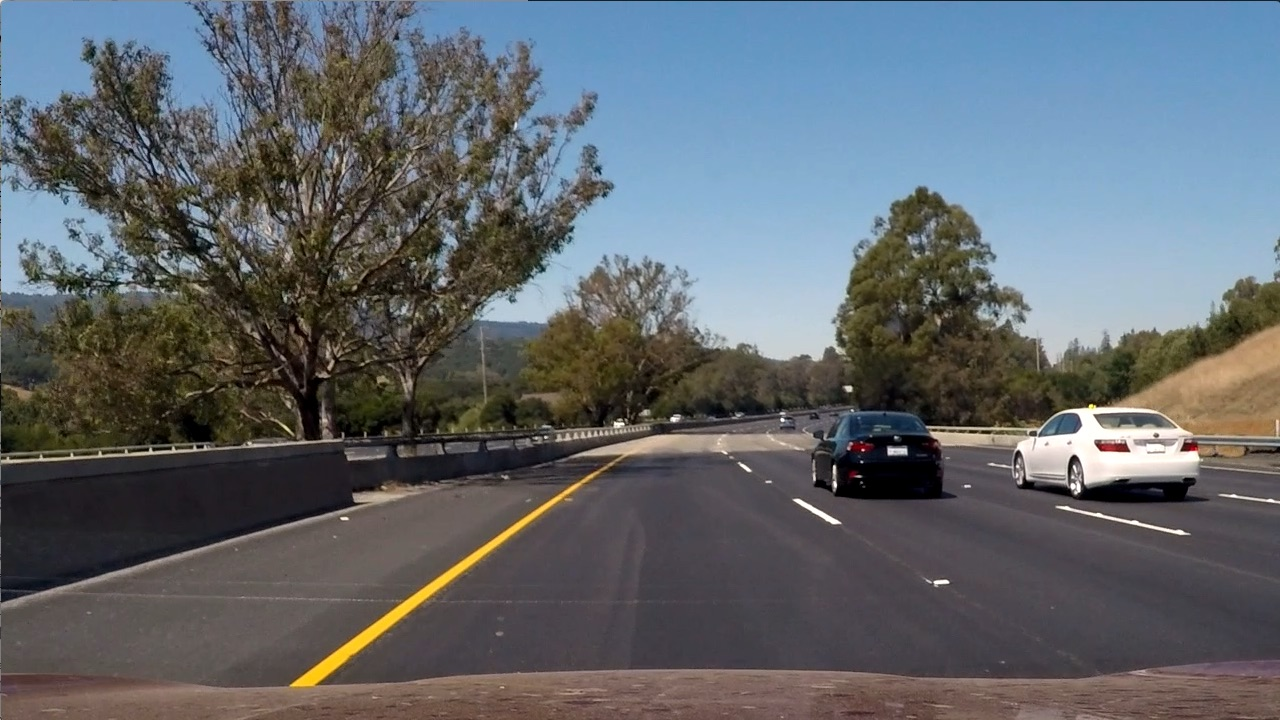
#> input picture test_images/test6.jpg, 1280 x 720 px
$ python color_space_4.py
#> lines starting #> are read from the running program, lines starting #| are printed output that depends on the picture; after the words box and inside, x2 and y2 are one past the last pixel; in counts of white or black regions, pixels touching at a corner belong together
import numpy as np
import cv2
import matplotlib.pyplot as plt
import matplotlib.image as mpimg


def hls_select(img, thresh=(0, 255), chan=2):
    hls = cv2.cvtColor(img, cv2.COLOR_RGB2HLS)

    channel = hls[:,:,2]
    if chan == 0:
        channel = hls[:,:,0]
    elif chan == 1:
        channel = hls[:,:,1]

    binary_output = np.zeros_like(channel)
    binary_output[(channel > thresh[0]) & (channel <= thresh[1])] = 1
    return binary_output

image = mpimg.imread('test_images/test6.jpg')
#> image is the input picture: shape (720, 1280, 3); mean R, G, B 97, 102.6, 107.9
s_binary = hls_select(image, thresh=(90, 255), chan=2)
#> in hls_select, `hls = cv2.cvtColor(img, cv2.COLOR_RGB2HLS)`: hls: shape (720, 1280, 3); mean of channels 0, 1, 2 76.7, 102.2, 57.5
#> in hls_select, `channel = hls[:,:,2]`:
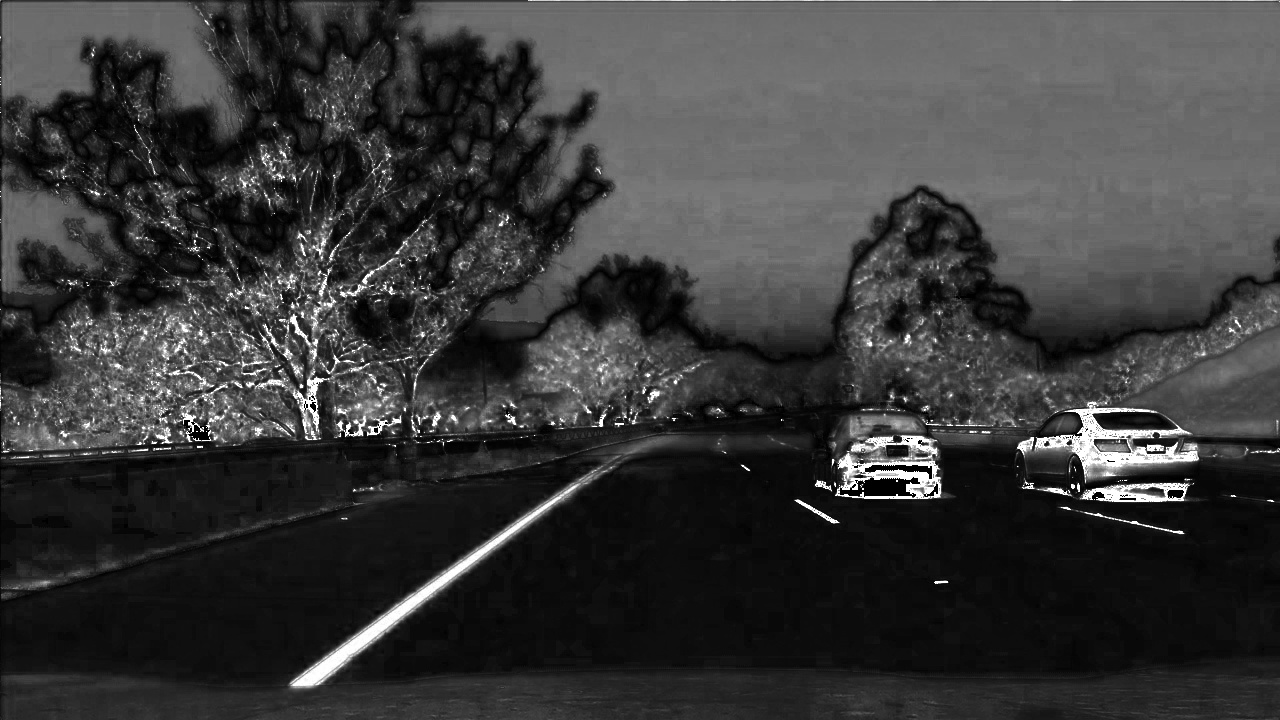
#> channel: shape (720, 1280); min 0, max 255, mean 57.5
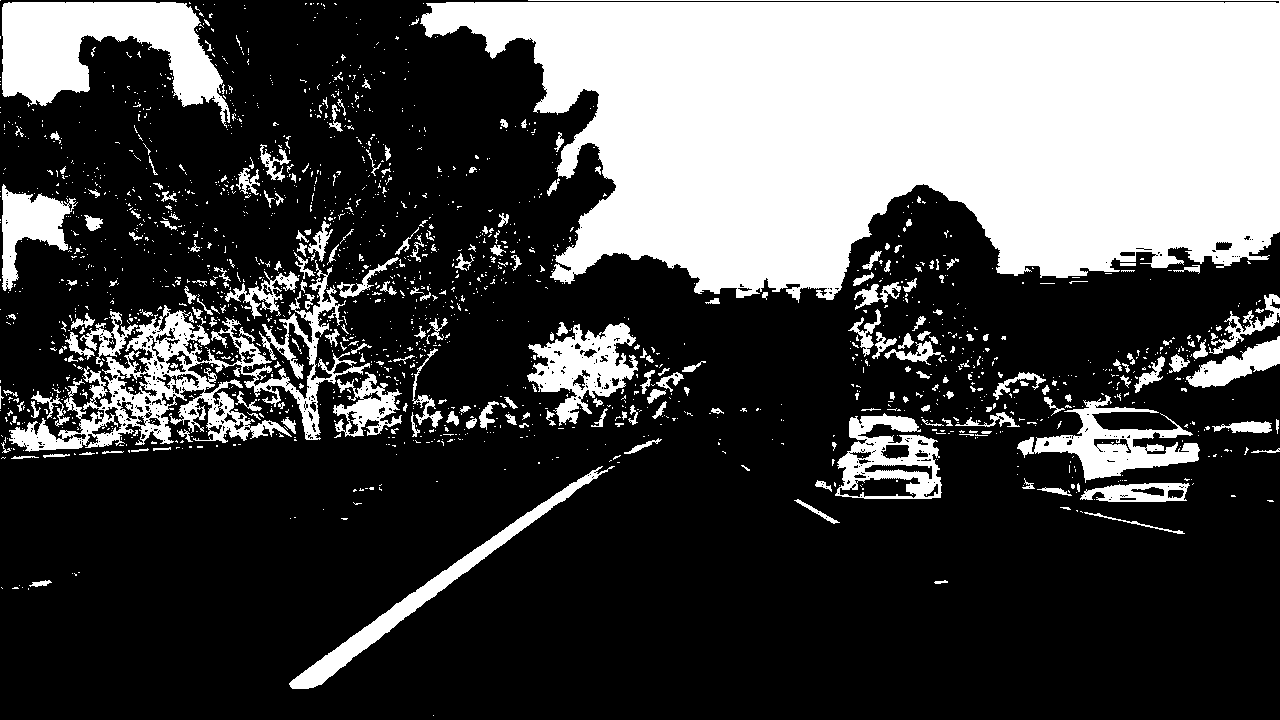
#> s_binary: shape (720, 1280); values 0 (black) and 1 (white), 29.6% white; 1863 white regions (1622 under 20 px), largest, box (x1, y1, x2, y2) and area: (420, 0, 1280, 303) 187403, (9, 260, 370, 452) 15586, (2, 2, 230, 128) 14787

f, (ax1, ax2) = plt.subplots(1, 2, figsize=(24, 9))
f.tight_layout()
ax1.imshow(image)
ax1.set_title('Original Image', fontsize=50)
ax2.imshow(s_binary, cmap='gray')
ax2.set_title('Thresholded S', fontsize=50)
plt.subplots_adjust(left=0.1, right=0.9, top=0.9, bottom=0.)
plt.show()
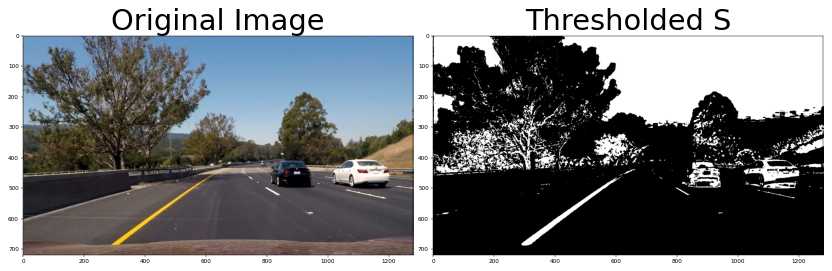
#> figure drawn by matplotlib, 2 panels

$ run again, with test_images/test1.jpg copied over test_images/test6.jpg
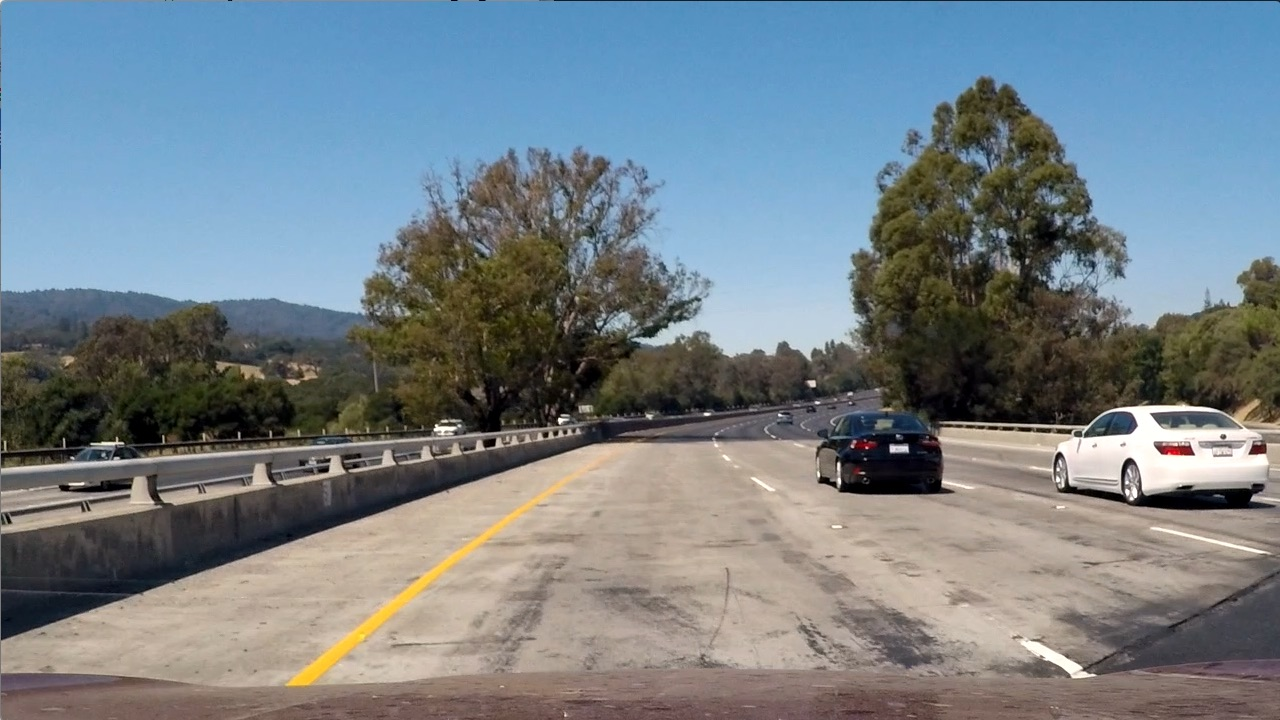
#> input picture test_images/test1.jpg, 1280 x 720 px
#> image is the input picture: shape (720, 1280, 3); mean R, G, B 117.5, 128.7, 135.5
#> hls: shape (720, 1280, 3); mean of channels 0, 1, 2 60.2, 126.7, 74.4
#> `s_binary = hls_select(image, thresh=(90, 255), chan=2)`:
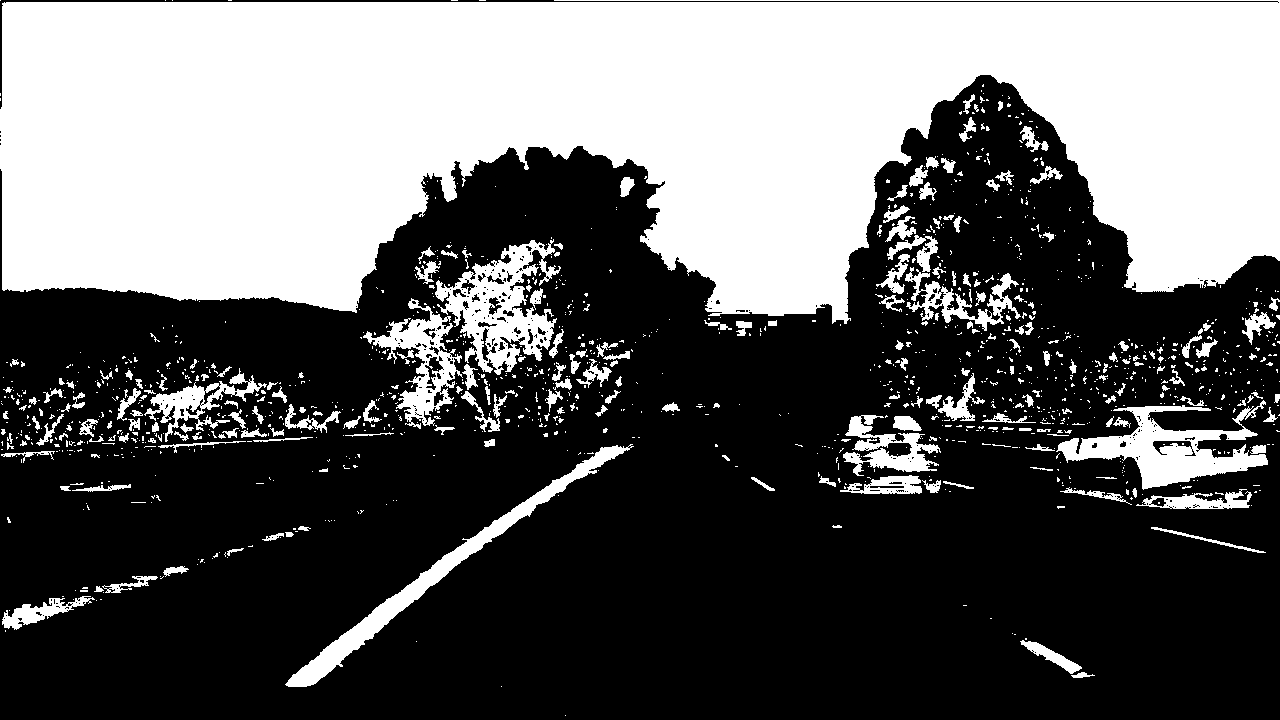
#> s_binary: shape (720, 1280); values 0 (black) and 1 (white), 38.8% white; 1339 white regions (1101 under 20 px), largest, box (x1, y1, x2, y2) and area: (0, 0, 1280, 324) 299026, (435, 239, 561, 375) 7257, (1056, 400, 1268, 490) 7165
#> `plt.show()`:
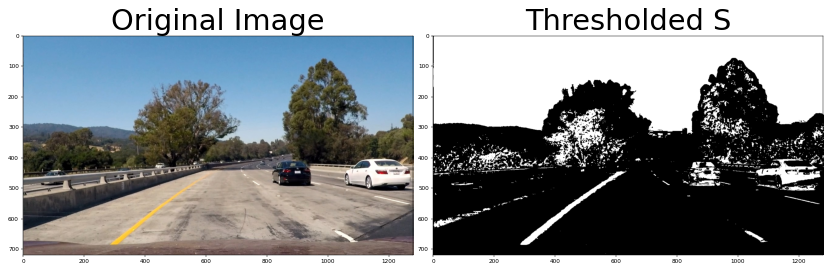
#> figure drawn by matplotlib, 2 panels

$ run again, with test_images/test2.jpg copied over test_images/test6.jpg
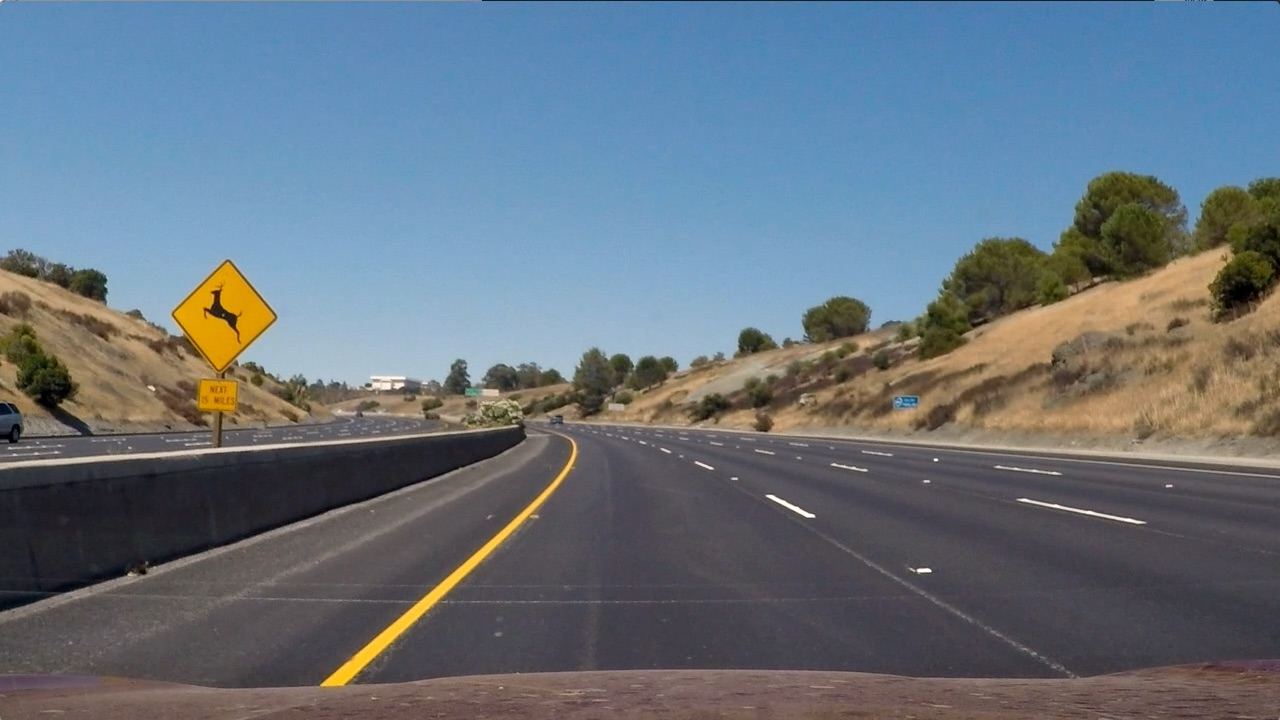
#> input picture test_images/test2.jpg, 1280 x 720 px
#> image is the input picture: shape (720, 1280, 3); mean R, G, B 102.8, 114.6, 125.5
#> hls: shape (720, 1280, 3); mean of channels 0, 1, 2 86.2, 113.9, 64.8
#> `s_binary = hls_select(image, thresh=(90, 255), chan=2)`:
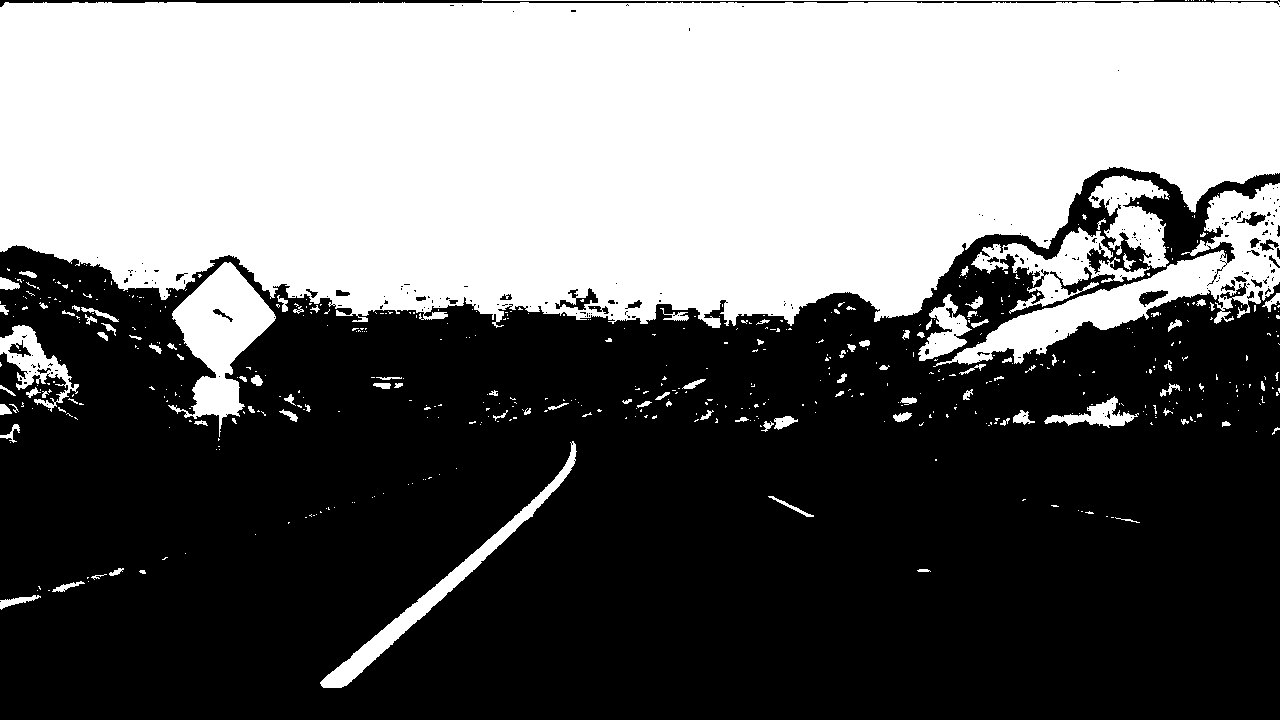
#> s_binary: shape (720, 1280); values 0 (black) and 1 (white), 42.8% white; 569 white regions (462 under 20 px), largest, box (x1, y1, x2, y2) and area: (0, 0, 1280, 328) 345669, (933, 183, 1280, 367) 14767, (168, 262, 276, 437) 8379
#> `plt.show()`:
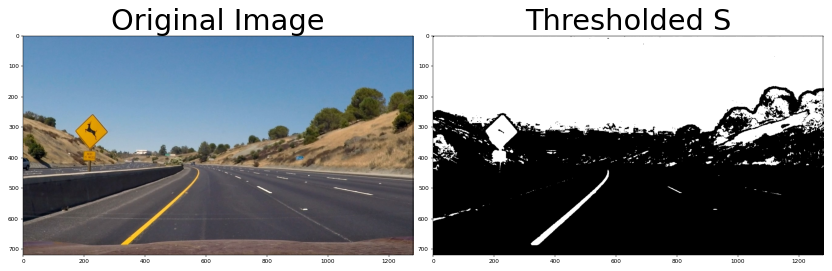
#> figure drawn by matplotlib, 2 panels

$ run again, with test_images/test3.jpg copied over test_images/test6.jpg
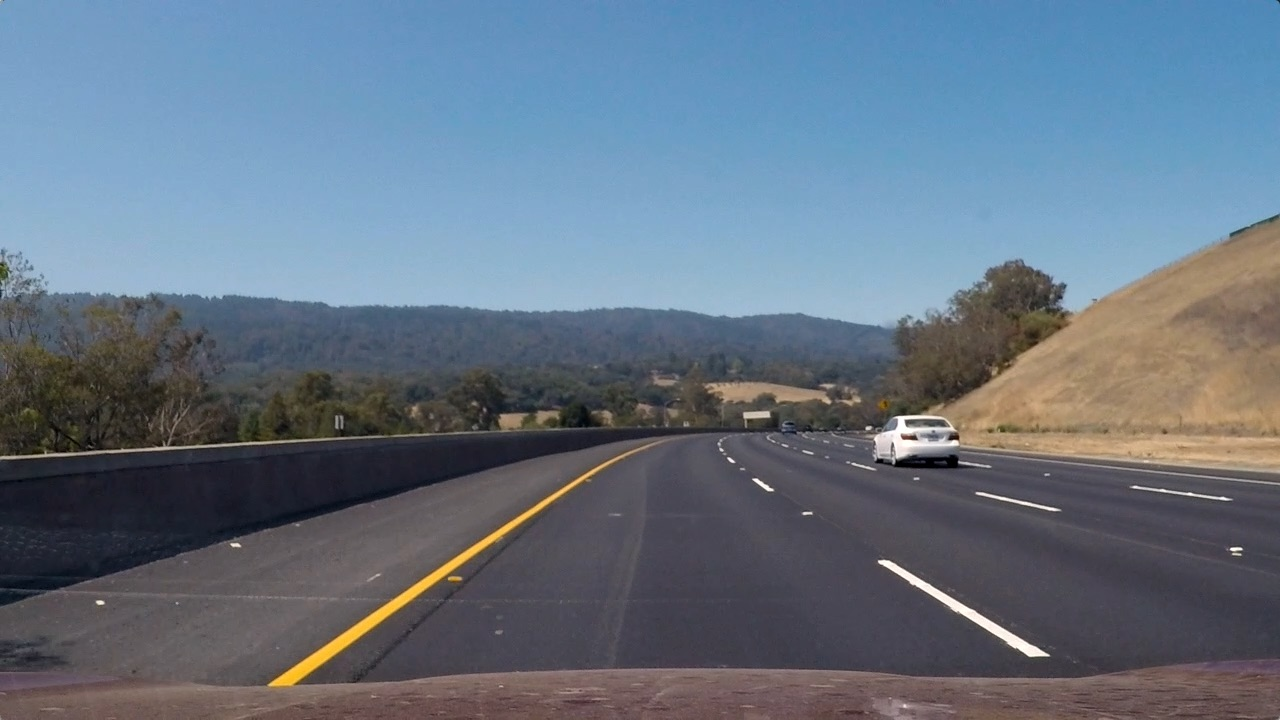
#> input picture test_images/test3.jpg, 1280 x 720 px
#> image is the input picture: shape (720, 1280, 3); mean R, G, B 101.1, 115.3, 130.7
#> hls: shape (720, 1280, 3); mean of channels 0, 1, 2 94.8, 115.7, 62.1
#> `s_binary = hls_select(image, thresh=(90, 255), chan=2)`:
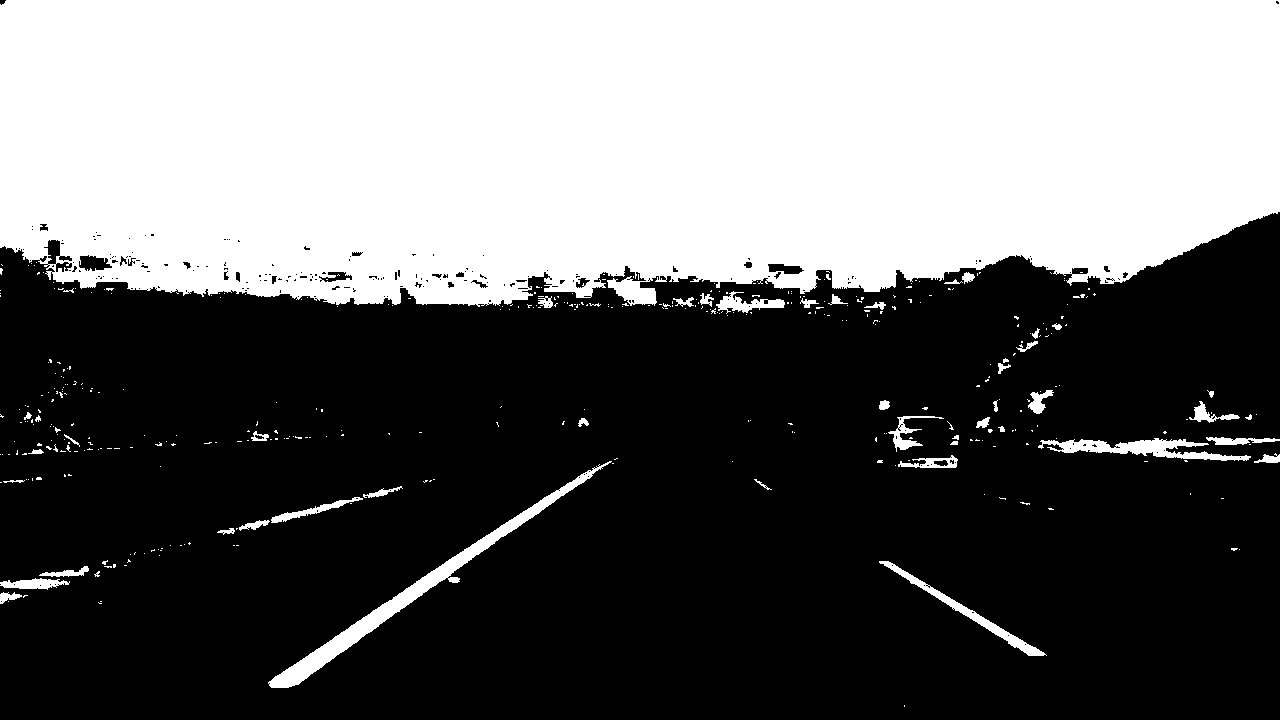
#> s_binary: shape (720, 1280); values 0 (black) and 1 (white), 40.5% white; 401 white regions (353 under 20 px), largest, box (x1, y1, x2, y2) and area: (0, 0, 1280, 307) 357174, (268, 461, 612, 688) 5153, (1038, 438, 1251, 461) 2022
#> `plt.show()`:
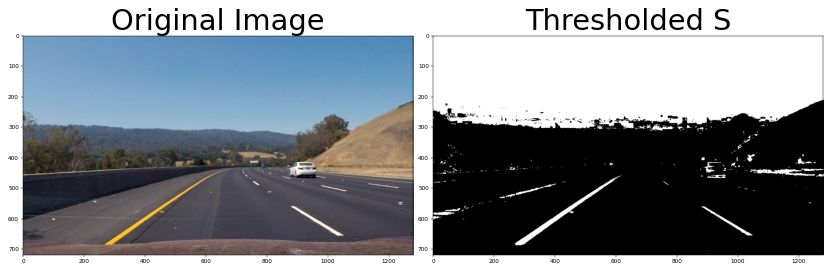
#> figure drawn by matplotlib, 2 panels
